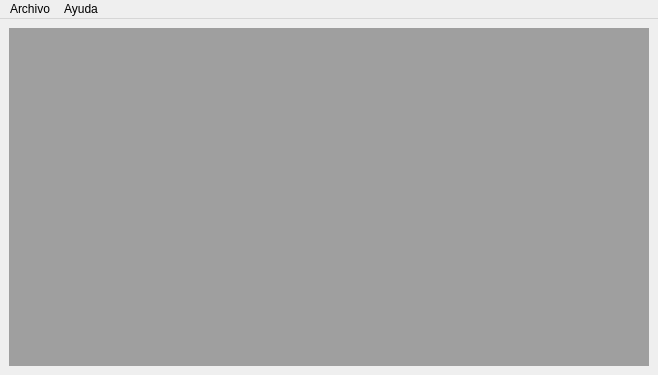
<?xml version="1.0" encoding="UTF-8"?>
<ui version="4.0">
 <class>MainWindow</class>
 <widget class="QMainWindow" name="MainWindow">
  <property name="geometry">
   <rect>
    <x>0</x>
    <y>0</y>
    <width>658</width>
    <height>375</height>
   </rect>
  </property>
  <property name="windowTitle">
   <string>MainWindow</string>
  </property>
  <widget class="QWidget" name="centralwidget">
   <layout class="QGridLayout" name="gridLayout">
    <item row="0" column="0">
     <widget class="QMdiArea" name="mdiArea"/>
    </item>
   </layout>
  </widget>
  <widget class="QMenuBar" name="menubar">
   <property name="geometry">
    <rect>
     <x>0</x>
     <y>0</y>
     <width>658</width>
     <height>21</height>
    </rect>
   </property>
   <widget class="QMenu" name="menuArchivo">
    <property name="title">
     <string>Archivo</string>
    </property>
    <addaction name="actionBase_de_datos_de_usuarios"/>
    <addaction name="separator"/>
    <addaction name="actionQuitar"/>
   </widget>
   <widget class="QMenu" name="menuAyuda">
    <property name="title">
     <string>Ayuda</string>
    </property>
    <addaction name="actionAcerca_de"/>
   </widget>
   <addaction name="menuArchivo"/>
   <addaction name="menuAyuda"/>
  </widget>
  <action name="actionBase_de_datos_de_usuarios">
   <property name="text">
    <string>Base de datos de usuarios</string>
   </property>
  </action>
  <action name="actionQuitar">
   <property name="text">
    <string>Quitar</string>
   </property>
  </action>
  <action name="actionAcerca_de">
   <property name="text">
    <string>Acerca de</string>
   </property>
  </action>
 </widget>
 <resources/>
 <connections/>
</ui>
